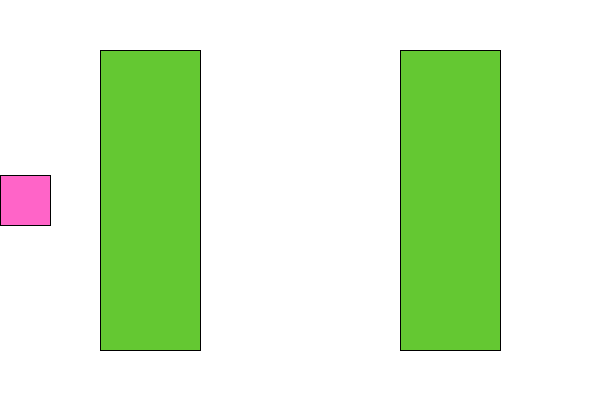
Frame 1 (no input)
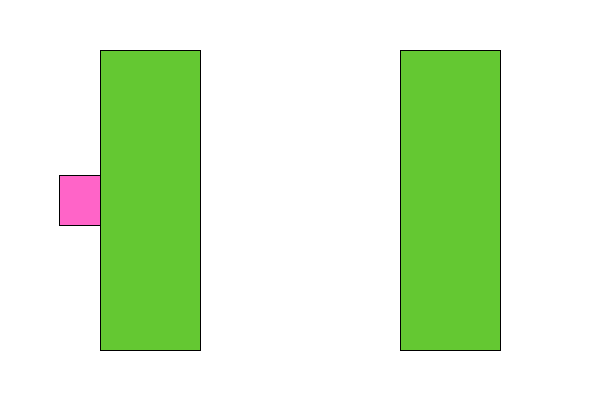
Frame 60 (the mouse pressed at the canvas centre just before this capture)
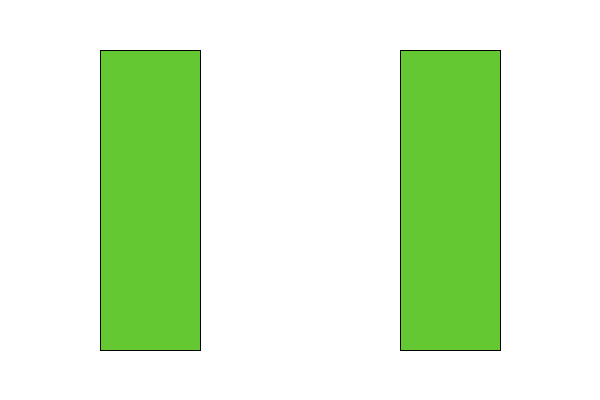
Frame 120 (the mouse held since frame 60 and released just before this capture)

The Processing sketch that drew these frames (run headless with seeded random() and noise(); from frame 60 on, the mouse is pressed at the canvas centre):

// Processing sketch: processing_159241
// ── processing_159241.pde

int i = 0;

void setup() {  
  size(600, 400);
 background(255);
}

void draw() {
background(255);
fill(300,100,200);
cuadrados(i,175,50,50);
i=i+1; 
if(i>600){
i=0;
}
cuadrados(100,50,100,300);
cuadrados(400,50,100,300);

}
void cuadrados(int x,int y,int a,int h){
rect(x,y,a,h);
fill(100,200,50);
}
